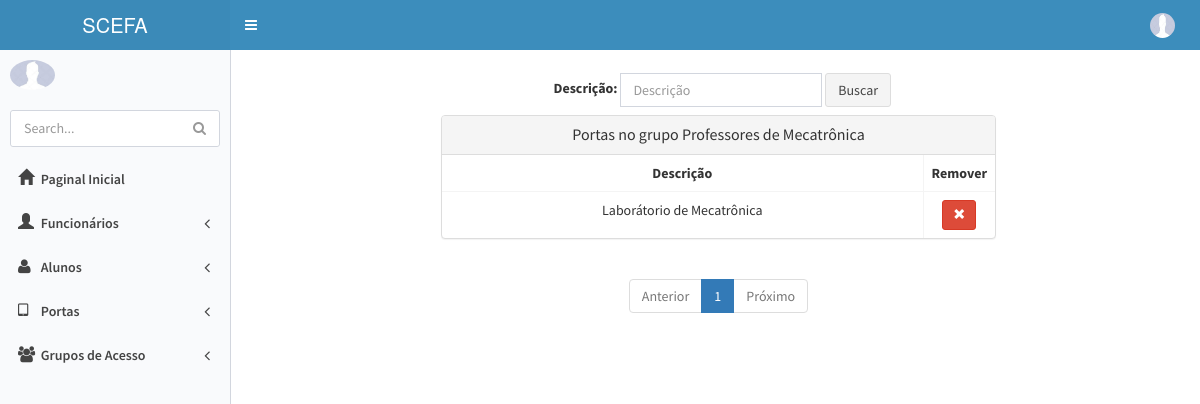
Screenshot of /porta/no_grupo/1 (signed in) with the database file from the repository.
### appPortas/models.py (models this page shows)
class Grupo(models.Model):
    descricao = models.CharField('Descrição', max_length=255)
    class Meta: permissions = (('view_grupo', 'Can see grupo'),)
    def __str__(self):
        return self.descricao
    class Meta: permissions = (('view_grupo', 'Can see grupo'),)

class Porta(models.Model):
    descricao = models.CharField('Descrição', max_length=255)
    local = models.CharField('Local', max_length=255)
    def __str__(self):
        return self.descricao
    class Meta: permissions = (('view_porta', 'Can see porta'),)

### appPortas/views.py (the view, shortened to what this page needs)
# urls.py: url(r'^porta/no_grupo/(?P<pk>\d+)$', porta_no_grupo, name='porta_no_grupo'),
@permission_required('appPortas.view_porta',login_url='erro_permissao')
def porta_no_grupo(request, pk):
    criterio = request.GET.get('criterio')
    porta = request.GET.get('porta')
    grupo = Grupo.objects.get(id=pk)
    if criterio:
        porta_no_grupo = Porta.objects.filter(grupoporta__grupo=grupo,
                                              descricao__icontains=criterio).order_by('descricao')
    else:
        porta_no_grupo = Porta.objects.filter(grupoporta__grupo=grupo).order_by('descricao')
        criterio = ""
    paginator = Paginator(porta_no_grupo, 5)
    page = request.GET.get('page')
    try:
        porta_no_grupo = paginator.page(page)
    except PageNotAnInteger:
        porta_no_grupo = paginator.page(1)
    except EmptyPage:
        porta_nao_grupo = paginator.page(paginator.num_pages)
    dados = {'porta_no_grupo': porta_no_grupo, 'grupo': grupo, 'criterio': criterio, 'paginator': paginator,
             'page_obj': porta_no_grupo}
    return render(request, 'Acesso/porta_no_grupo_list.html', dados)

### templates/Acesso/porta_no_grupo_list.html (shortened to what this page needs)
{% extends 'base.html' %}
{% block conteudo %}
    <section class="container">
        <div class="row">
            <fieldset>
             <div class="col-sm-6 col-sm-offset-3">
                 <form class="navbar-form navbar-left" role="search" method="get" action="">
                    <div class="form-group">
                      <label>Descrição:</label>
                        <input type="text" id="criterio" name="criterio" value="{{ criterio }}" class="form-control" placeholder="Descrição">
                    </div>
                    <button type="submit" class="btn btn-default">Buscar</button>
                 </form>
             </div>
            </fieldset>
            <div class="col-sm-6 col-sm-offset-2">
                <div class="panel panel-default">
                    <div class="panel-heading">
                        <h5 class="panel-title" style="text-align: center;">Portas no grupo {{ grupo }}</h5>
                    </div>
                    <table class="table table-bordered">
                        <tr>
                            <th>Descrição</th>
                            <th>Remover</th>
                        </tr>
                        {% for porta in porta_no_grupo %}
                            <tr>
                                <td>{{ porta }}</td>
                                <td style="width:10px;">
                                    <form action="{% url 'porta_no_grupo' grupo.pk %}">
                                        <button type="submit" class="btn btn-danger btn-sm">
                                            <span class="glyphicon glyphicon-remove"></span>
                                        </button>
                                    </form>
                                </td>
                            </tr>
                        {% endfor %}
                    </table>
                </div>
                        {% include 'utils/paginacao.html' %}
            </div>
        </div>
    </section>
{% endblock %}

### templates/base.html (style rules this page uses)
body { background-color: blue; }

### templates/Acesso/porta_no_grupo_list.html (style rules this page uses)
td,th { text-align: center; }

### rows the page displays
Grupo: descricao "Professores de Mecatrônica"
Porta: descricao "Laborátorio de Mecatrônica"

### other values shown
{{ page }} "1"
